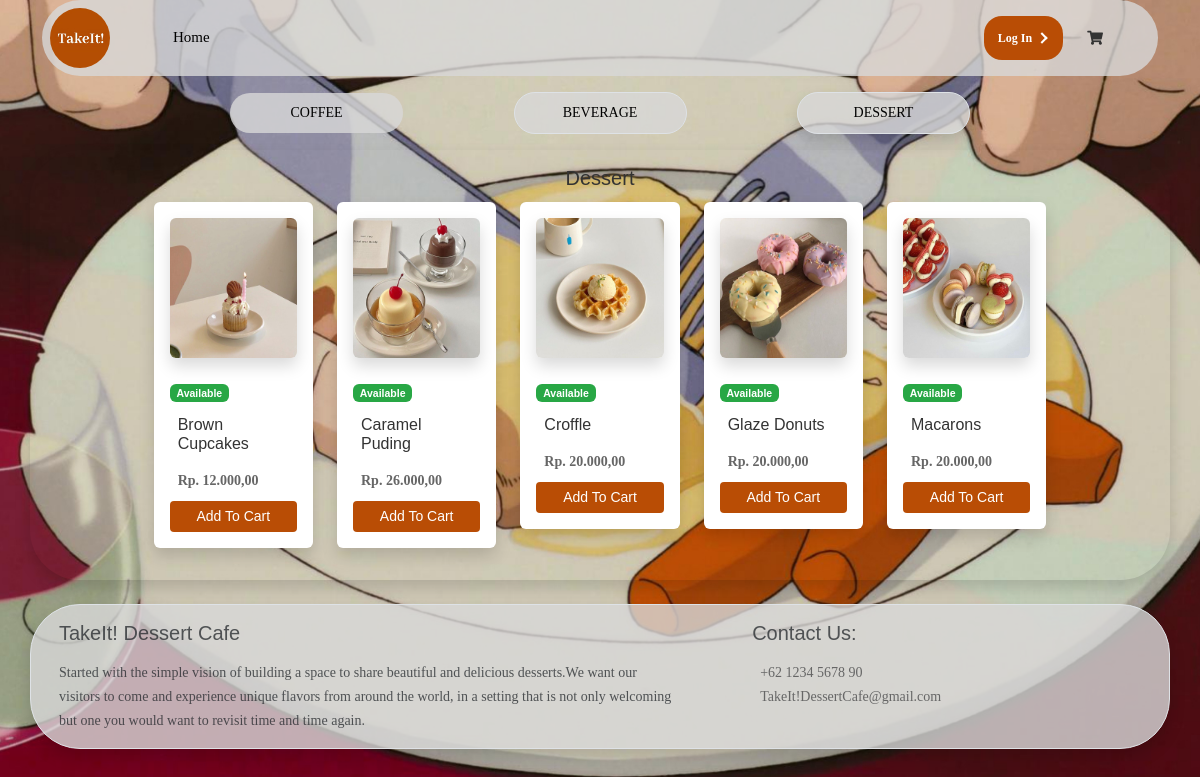
/dashboard/index.php?dessert, run on the app's committed database.
### tables this page shows
CREATE TABLE `tb_masakan` (
  `id_masakan` int(11) NOT NULL,
  `kategori_masakan` varchar(128) NOT NULL,
  `nama_masakan` varchar(128) NOT NULL,
  `harga_masakan` int(128) NOT NULL,
  `foto` varchar(255) NOT NULL,
  `status_masakan` int(1) NOT NULL
);

### dashboard/fungsi/rupiah.php (called while the page is built)
<?php
function rupiah($angka) {
	$hasil_rupiah = number_format($angka,2,',','.');
	return $hasil_rupiah;
}
?>

### dashboard/admin/data_dessert.php (the view, shortened to what this page needs)
<link rel="stylesheet" href="/dashboard/assets/css/custom.css">
<link rel="stylesheet" href="/auth/css/util.css">
<div class="container mt-3">
    <div class="col">
        <div class="row text-center align-items-center">
            <div class="col-sm-4 mb-3 flex-r">
                <a href="index.php" class="w-50 p-2 abu pter text-decoration-none text-black bo-sisi">COFFEE</a>
            </div>
            <div class="col-sm-4 mb-3 flex-c">
                <a href="index.php?noCoffee" class="w-50 border p-2 abu pter text-decoration-none text-black bo-sisi">BEVERAGE</a>
            </div>
            <div class="col-sm-4 mb-3 flex-l">
                <a href="#" class="w-50 border p-2 abu pter text-decoration-none text-black bo-sisi shadow">DESSERT</a>
            </div>
        </div>
    </div>
</div>
<div class="container shadow b-r-navbar">
    <div class="row p-3">
        <div class="container-title text-center">
            <h4 class="mb-2 fs-20">Dessert</h4>
        </div>
        <div class="col-md-12">
            <div class="row p-1 flex-c">
                <?php
                $query = "SELECT * FROM tb_masakan WHERE kategori_masakan='Dessert' ORDER BY id_masakan LIMIT 5";
                $sql = mysqli_query($kon, $query);
                while ($data = mysqli_fetch_array($sql)) :
                ?>
                    <div class="col-lg-2 mb-1 ">
                        <div class="shadow p-3 mb-2 bg-white rounded">
                            <img class="card-img-top shadow mb-4 bg-white rounded" height="140" src="assets/image/Dessert/<?= $data['foto'] ?>" alt="Card image cap">
                            <div class="card-body">
                                <div class="mb-1">
                                    <?php if ($data['status_masakan'] == 1) : ?>
                                        <span class="badge badge-success">Available</span>
                                    <?php else : ?>
                                        <span class="badge badge-danger">Not Available</span>
                                    <?php endif; ?>
                                </div>
                                <h4 class="card-title fs-16 p-2" style="text-transform: capitalize;"><?= $data['nama_masakan'] ?></h4>
                                <?php
                                $harga = $data['harga_masakan'];
                                ?>
                                <p class="card-text p-2 fs-14"><strong>Rp. <?= rupiah($harga) ?></strong></p>
                            </div>
                            <?php if ($data['status_masakan'] == 1) : ?>
                                <button type="button" class="btn btn-sm btn-block text-white" style="background-color: #b94d05;" data-toggle="modal" data-target="#masakan_<?= $data['id_masakan']; ?>">
                                    Add To Cart
                                </button>
                            <?php else : ?>
                                <a href="#" class="btn btn-grey btn-sm btn-block disabled mt-2">Out Of Stock</a>
                            <?php endif; ?>
                        </div>
                    </div>
                <?php endwhile; ?>
            </div>
        </div>
    </div>
</div>

### dashboard/assets/css/custom.css (style rules this page uses)
body { font-family: Arial, Helvetica, sans-serif; font-size: 0.875rem; background-color: #fff; color: #333; }
.b-r-navbar { border-radius: 50px 50px 50px 50px; }
.abu { background-color: #d9d9d9cc; }
.pter { cursor: pointer; transition: 0.1s ease-in-out; }

### auth/css/main.css (style rules this page uses)
* { margin: 0px; padding: 0px; box-sizing: border-box; }
body, html { height: 100%; font-family: Helvetica, Arial, sans-serif; }
body { background: url(../images/bg-login.jpg); background-repeat: no-repeat; background-size: cover; background-position: center; }
a { font-family: Poppins-Regular; font-size: 14px; line-height: 1.7; color: #666666; margin: 0px; transition: all 0.4s; -webkit-transition: all 0.4s; -o-transition: all 0.4s; -moz-transition: all 0.4s; }
h1, h2, h3, h4, h5, h6 { margin: 0px; }
p { font-family: Poppins-Regular; font-size: 14px; line-height: 1.7; color: #666666; margin: 0px; }
button { outline: none !important; border: none; background: transparent; }

### data on the page
tb_masakan: foto (picture), status_masakan "Available", nama_masakan "Brown Cupcakes", harga_masakan "12.000,00"
tb_masakan: foto (picture), status_masakan "Available", nama_masakan "Caramel Puding", harga_masakan "26.000,00"
tb_masakan: foto (picture), status_masakan "Available", nama_masakan "Croffle", harga_masakan "20.000,00"
tb_masakan: foto (picture), status_masakan "Available", nama_masakan "Glaze Donuts", harga_masakan "20.000,00"
tb_masakan: foto (picture), status_masakan "Available", nama_masakan "Macarons", harga_masakan "20.000,00"
